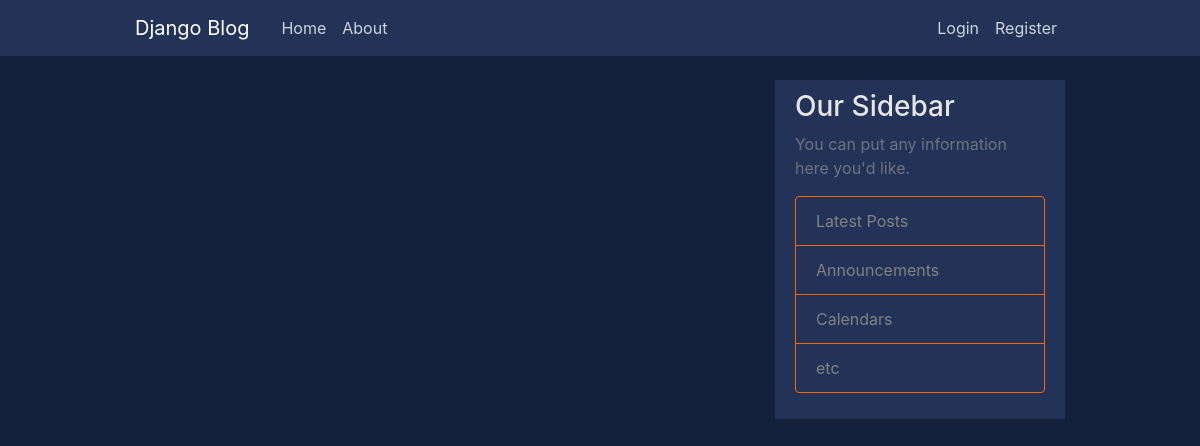
/faceweb/, run on an earlier commit of the app's database.
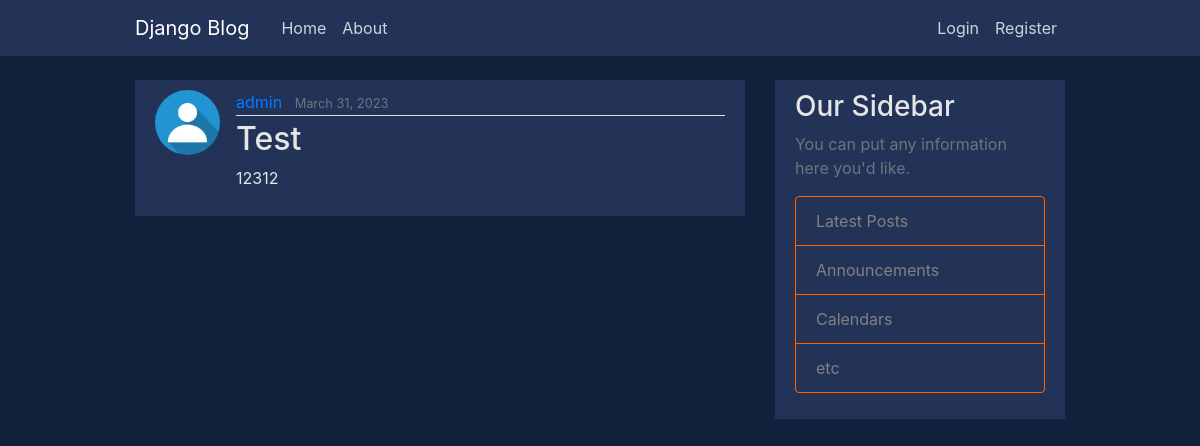
And on a later commit of the database.
### faceweb/models.py (models this page shows, shortened)
class Post(models.Model):
    title = models.CharField(max_length=100)
    content = models.TextField()
    date_posted = models.DateTimeField(default=timezone.now)
    author = models.ForeignKey(User, on_delete=models.CASCADE)

### users/models.py (models this page shows, shortened)
class Profile(models.Model):
    user = models.OneToOneField(User, on_delete=models.CASCADE)
    ceneo_favourites = models.ManyToManyField(
        Product, related_name='favourites')
    image = models.ImageField(
        default='profile_pics/default.jpg', upload_to='profile_pics')

### faceweb/views.py (the view)
# urls.py: path('', PostListView.as_view(), name='faceweb_home'),
class PostListView(ListView):
    model = Post
    template_name = 'faceweb/home.html'  # <app>/<model>_<viewtype>.html
    context_object_name = 'posts'
    ordering = ['-date_posted']
    paginate_by = 5

### faceweb/templates/faceweb/home.html (shortened to what this page needs)
{% extends "faceweb/base.html" %}
{% block content %}
    {% for post in posts %}
        <article class="media content-section">
          <img class="rounded-circle article-img" src="{{ post.author.profile.image.url }}">
          <div class="media-body">
            <div class="article-metadata">
              <a class="mr-2" href="{% url 'user-posts' post.author.username %}">{{ post.author }}</a>
              <small class="text-muted">{{ post.date_posted|date:"F d, Y" }}</small>
            </div>
            <h2><a class="article-title" href="{% url 'post-detail' post.id %}">{{ post.title }}</a></h2>
            <p class="article-content">{{ post.content }}</p>
          </div>
        </article>
    {% endfor %}
{% endblock content %}

What changed in the data, as far as the page shows it:
added Post: author.profile.image (placeholder picture), author "admin", date_posted "March 31, 2023", title "Test", content "12312"
